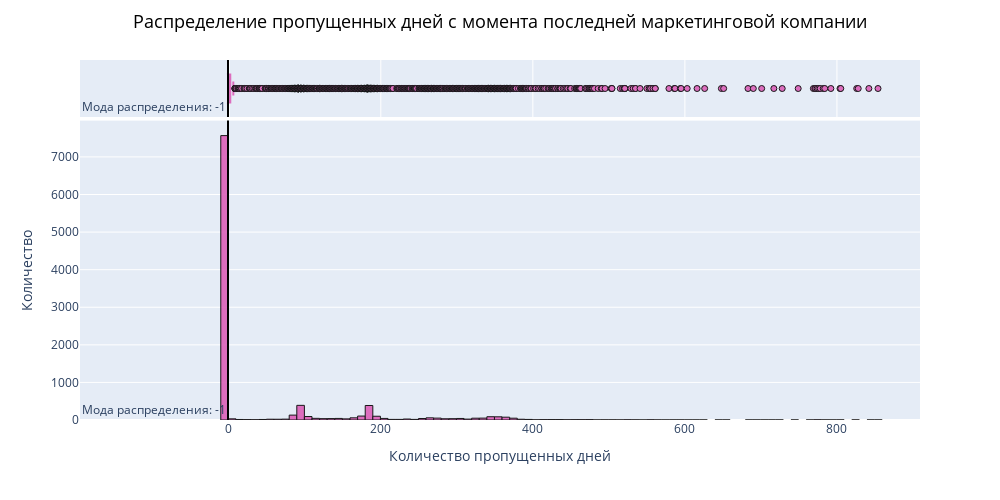

Notebook cell for this chart:
### Code cell
quant_fig('pdays', 'пропущенных дней с момента последней маркетинговой компании', 'Количество пропущенных дней')

### Figure 1 — Plotly figure (JSON) as saved in the notebook; plotly's stock layout.template omitted (floating-point values rounded to 4 significant figures; data arrays with more than 128 entries replaced by an {"elided": "..."} marker saying what was removed)
{"data": [{"alignmentgroup": "True", "bingroup": "x", "hoverinfo": "all", "hovertemplate": "Количество пропущенных дней: %{x}<br> Количество: %{y}", "legendgroup": "", "marker": {"color": "rgb(220, 96, 184)", "line": {"color": "black", "width": 1}, "pattern": {"shape": ""}}, "name": "", "nbinsx": 100, "offsetgroup": "", "opacity": 0.9, "orientation": "v", "showlegend": false, "type": "histogram", "x": {"elided": "10105 int values"}, "xaxis": "x", "yaxis": "y"}, {"alignmentgroup": "True", "hoverinfo": "all", "hovertemplate": "Количество пропущенных дней: %{x}<br> Количество: %{y}", "legendgroup": "", "marker": {"color": "rgb(220, 96, 184)", "line": {"color": "black", "width": 1}}, "name": "", "notched": true, "offsetgroup": "", "opacity": 0.9, "showlegend": false, "type": "box", "x": {"elided": "10105 int values"}, "xaxis": "x2", "yaxis": "y2"}], "layout": {"annotations": [{"showarrow": false, "text": "Мода распределения: -1", "x": -1, "xanchor": "right", "xref": "x", "y": 0, "yanchor": "bottom", "yref": "y domain"}, {"showarrow": false, "text": "Мода распределения: -1", "x": -1, "xanchor": "right", "xref": "x2", "y": 0, "yanchor": "bottom", "yref": "y2 domain"}], "barmode": "relative", "height": 500, "legend": {"tracegroupgap": 0}, "margin": {"t": 60}, "shapes": [{"line": {"color": "black", "width": 2}, "type": "line", "x0": -1, "x1": -1, "xref": "x", "y0": 0, "y1": 1, "yref": "y domain"}, {"line": {"color": "black", "width": 2}, "type": "line", "x0": -1, "x1": -1, "xref": "x2", "y0": 0, "y1": 1, "yref": "y2 domain"}], "title": {"font": {"color": "black", "size": 18}, "text": "Распределение пропущенных дней с момента последней маркетинговой компании", "x": 0.5, "xanchor": "center", "y": 0.97, "yanchor": "top"}, "width": 1000, "xaxis": {"anchor": "y", "domain": [0, 1], "showspikes": true, "title": {"text": "Количество пропущенных дней"}}, "xaxis2": {"anchor": "y2", "domain": [0, 1], "matches": "x", "showgrid": true, "showspikes": true, "showticklabels": false}, "yaxis": {"anchor": "x", "domain": [0, 0.8316], "showspikes": true, "title": {"text": "Количество"}}, "yaxis2": {"anchor": "x2", "domain": [0.8416, 1], "matches": "y2", "showgrid": false, "showline": false, "showspikes": true, "showticklabels": false, "ticks": ""}}}
